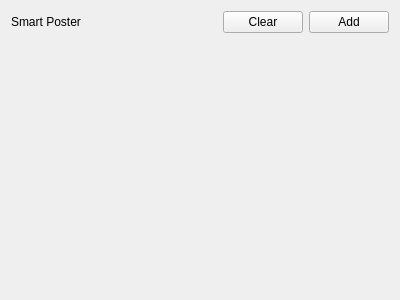
<?xml version="1.0" encoding="UTF-8"?>
<ui version="4.0">
 <class>SmartPosterRecordEditor</class>
 <widget class="QWidget" name="SmartPosterRecordEditor">
  <property name="geometry">
   <rect>
    <x>0</x>
    <y>0</y>
    <width>400</width>
    <height>300</height>
   </rect>
  </property>
  <property name="windowTitle">
   <string>Form</string>
  </property>
  <layout class="QVBoxLayout" name="verticalLayout">
   <item>
    <layout class="QHBoxLayout" name="horizontalLayout">
     <item>
      <widget class="QLabel" name="label">
       <property name="text">
        <string>Smart Poster</string>
       </property>
      </widget>
     </item>
     <item>
      <spacer name="horizontalSpacer">
       <property name="orientation">
        <enum>Qt::Horizontal</enum>
       </property>
       <property name="sizeHint" stdset="0">
        <size>
         <width>40</width>
         <height>20</height>
        </size>
       </property>
      </spacer>
     </item>
     <item>
      <widget class="QPushButton" name="clear">
       <property name="text">
        <string>Clear</string>
       </property>
      </widget>
     </item>
     <item>
      <widget class="QPushButton" name="add">
       <property name="text">
        <string>Add</string>
       </property>
      </widget>
     </item>
    </layout>
   </item>
   <item>
    <widget class="MessageEditor" name="spMessageEditor" native="true"/>
   </item>
  </layout>
 </widget>
 <customwidgets>
  <customwidget>
   <class>MessageEditor</class>
   <extends>QWidget</extends>
   <header>messageeditor.h</header>
   <container>1</container>
   <slots>
    <slot>clearRecords()</slot>
   </slots>
  </customwidget>
 </customwidgets>
 <resources/>
 <connections/>
</ui>
